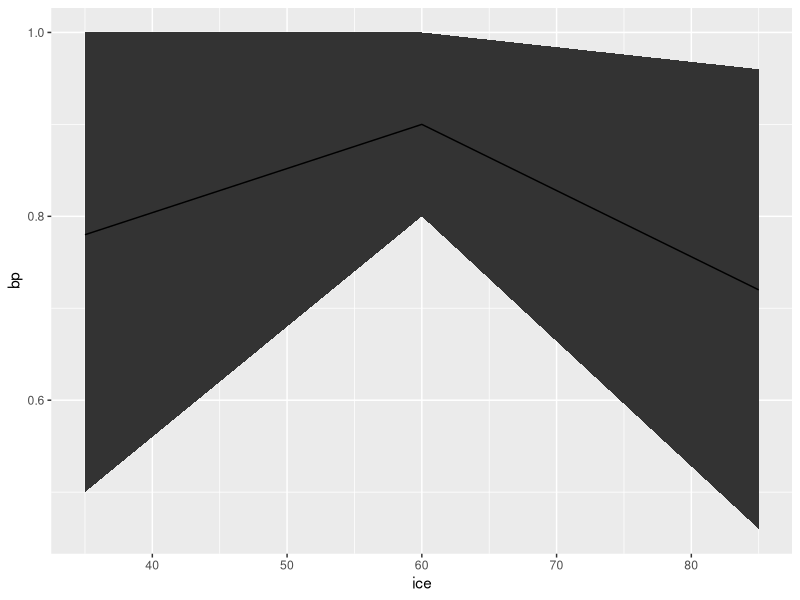
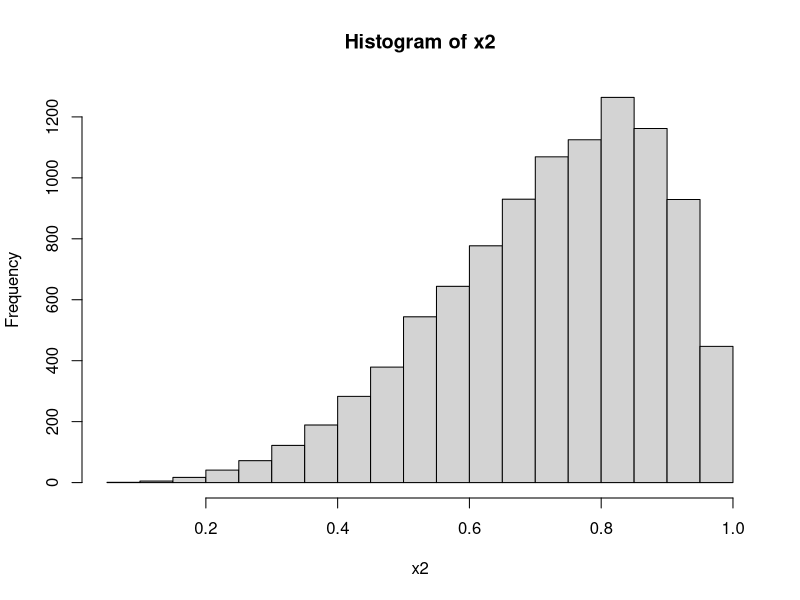
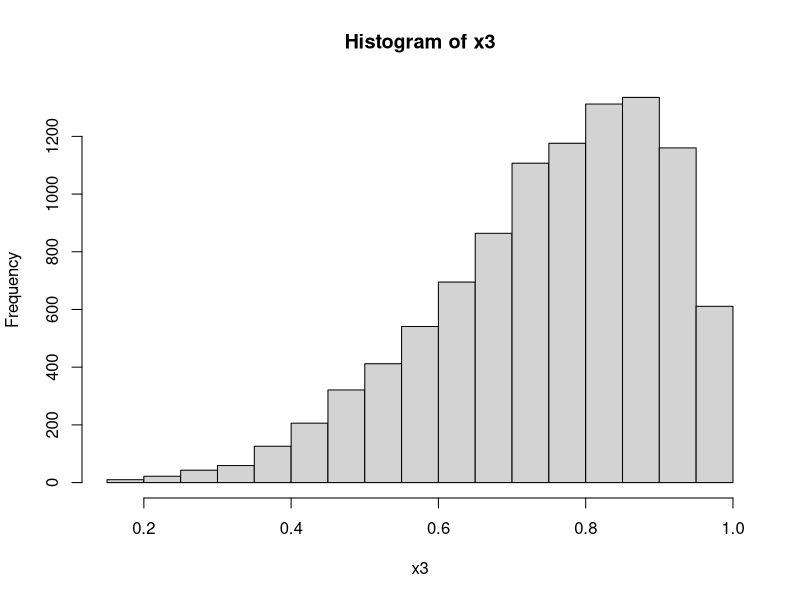
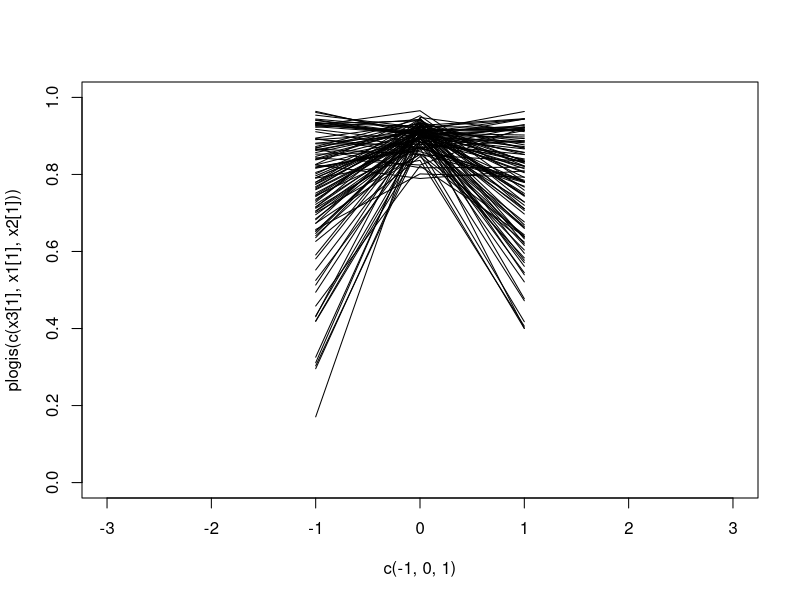
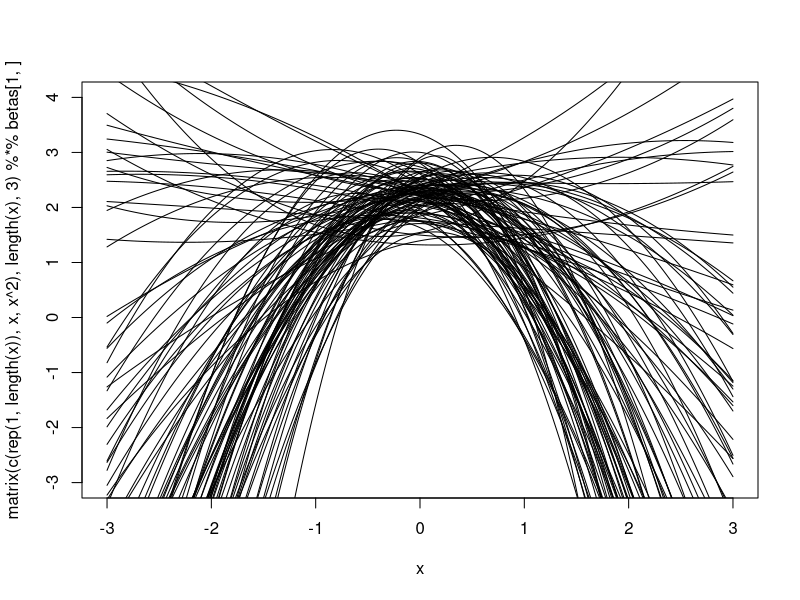
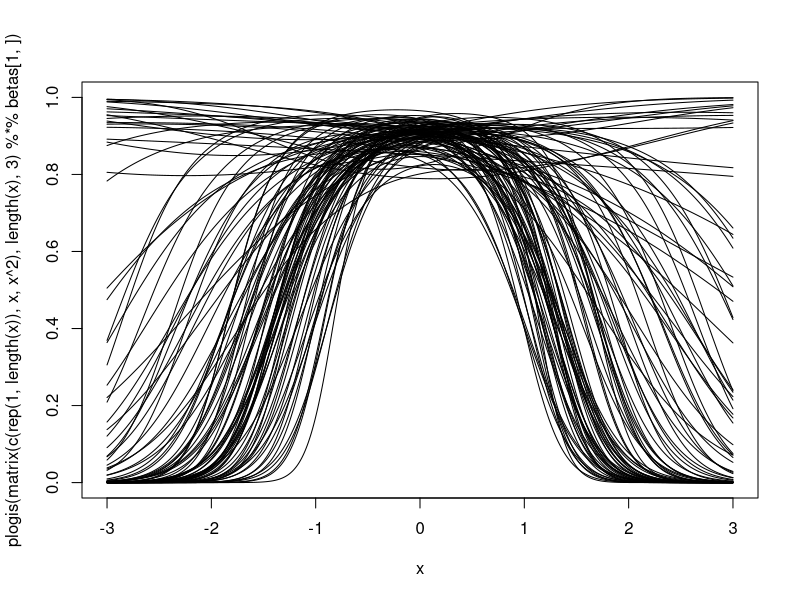
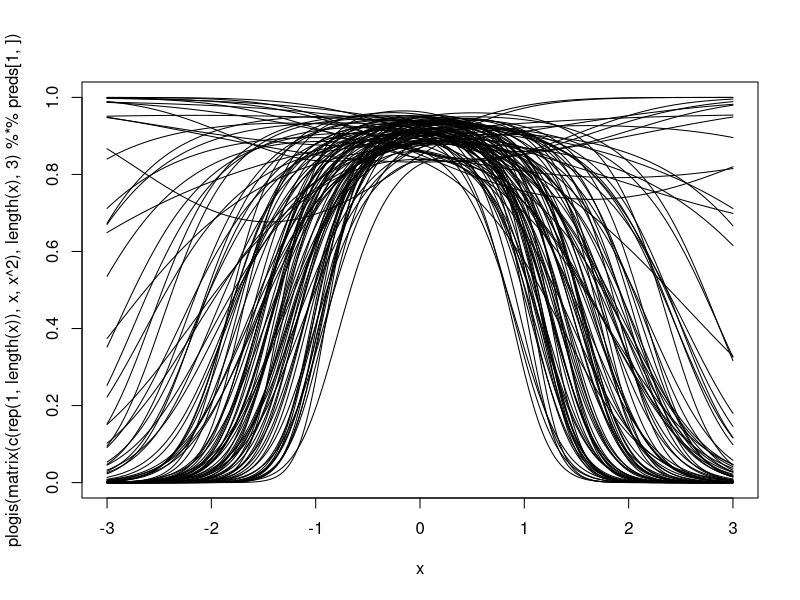

R code for these plots, in order:
#Explore EE responses for extreme sea ice effect on breeding
library(ggplot2)
low=c(0.5, 0.78, 1.0) #35 days extreme ice
high=c(0.46, 0.72, 0.96) #85 days of extreme ice

mean = 0.9 #60 extreme ice days

df <- data.frame(ice=c(35, 60, 85), bp=c(0.78, 0.9, 0.72), upper=c(1.0, 1.0, 0.96), lower=c(0.5, 0.8, 0.46))

gplot <- ggplot(data=df) +
  geom_ribbon(aes(x=ice, ymin=lower, ymax=upper)) +
  geom_line(aes(x=ice, y=bp))
print(gplot)

#constraint: sec. derivative <=0 ?
#intercept ice = 0, b0 ~dbeta(90, 10)

#try to simulate some data consistent with the EE response
#needs to be improved, use rriskDistributions::get.XXX.par functions
#average ice, logit(BP)
x1 <- rnorm(100, 2.24, 0.34)
#high ice
x2 <- rbeta(10000, 4.5, 1.725)
quantile(x2, probs=c(0.1, 0.5, 0.9))
hist(x2)
mean(qlogis(x2))
sd(qlogis(x2))
x2 <- rnorm(100, 1.16, 1.03)
#low ice
x3 <- rbeta(10000, 5.2, 1.725)
quantile(x3, probs=c(0.1, 0.5, 0.9))
hist(x3)
mean(qlogis(x3))
sd(qlogis(x3))
x3 <- rnorm(100, 1.34, 1)

#plot each rep, unfortunate that I named these x and especially in the order I did
plot(c(-1, 0, 1), plogis(c(x3[1], x1[1], x2[1])), type='l', ylim=c(0, 1), xlim=c(-3, 3))
for(i in 2:100){
  lines(c(-1, 0, 1), plogis(c(x3[i], x1[i], x2[i])))
}
#find and store best polynomial fit
betas <- matrix(0, 100, 3)
objfun <- function(beta, y){
  x <- c(-1, 0, 1)
  X <- matrix(c(1,1,1,x,x^2), 3, 3)
  sum((y-X%*%beta)^2)
}
for(i in 1:100){
  fit <- optim(par=c(0,1,0), fn=objfun, y=c(x3[i], x1[i], x2[i]))
  betas[i,] <- fit$par
}
#plot fits
x <- seq(-3, 3, by=0.01)
plot(x, matrix(c(rep(1, length(x)),x,x^2),length(x),3)%*%betas[1,], type='l', ylim=c(-3, 4), xlim=c(-3, 3))
for(i in 2:100){
  lines(x, matrix(c(rep(1, length(x)),x,x^2),length(x),3)%*%betas[i,])
}
#on real scale
plot(x, plogis(matrix(c(rep(1, length(x)),x,x^2),length(x),3)%*%betas[1,]), type='l', ylim=c(0, 1), xlim=c(-3, 3))
for(i in 2:100){
  lines(x, plogis(matrix(c(rep(1, length(x)),x,x^2),length(x),3)%*%betas[i,]))
}
#find mean and cov of betas
mbetas <- apply(betas, 2, mean)
vcv <- cov(betas)
#now simulate from MVnormal and plot to see if this looks right
preds <- mgcv::rmvn(n=100, mu=mbetas, V=vcv)
plot(x, plogis(matrix(c(rep(1, length(x)),x,x^2),length(x),3)%*%preds[1,]), type='l', ylim=c(0, 1), xlim=c(-3, 3))
for(i in 2:100){
  lines(x, plogis(matrix(c(rep(1, length(x)),x,x^2),length(x),3)%*%preds[i,]))
}


#below is exploratory stuff, no long applicable
# df <- data.frame(ice=rep(c(-1, 0, 1), each=100), bp=c(x3, x1, x2))
# plot(df$ice, df$bp)
# 
# library(mgcv)
# fit <- gam(bp~s(ice, k=3, bs="cr"), family=gaussian, data = df)
# plot(fit)
# df2 <- data.frame(ice=seq(-1, 1, by=0.1))
# preds <- predict(fit, newdata=df2, type="response", se.fit=TRUE)
# plot(df2$ice, plogis(preds$fit))
# 
# #why not just fit a GLM?
# df$ice2 <- df$ice*df$ice
# fit2 <- glm(bp~ice + ice2, data=df, family=gaussian)
# summary(fit2)
# summary(fit2)$cov.scaled
# 
# 
